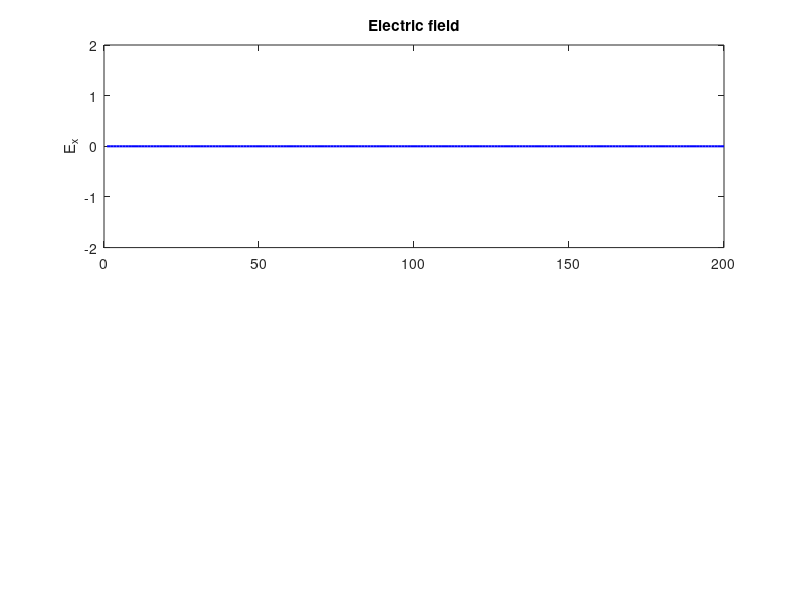

Here is the MATLAB script that generated this plot: (Note: this script raises an error after producing the figure.)
% 5th example from Sullivan's book
clear; clc; close all;

KE = 200; % Number of cells

% Fields
ex = zeros(1, KE); % Electric
hy = zeros(1, KE); % Magnetic

% Wave parameters
freq = 700e6;        % Frequency in Hz
dt   = 0.01/(2*3e8); % Source-phase time increment

% Dielectric lossy slab
kstart  = 100;          % Start of the dielectric medium
epsilon = 4;            % Relative permitivity
cb = 0.5 * ones(1, KE); % Initialize to free space
ca = ones(1, KE);
sigma = 0.04;           % Conductivity
epsz = 8.85419e-12;     % Permitivity of free space
loss_term = dt * sigma/ (2 * epsz * epsilon);
ca(kstart:KE) = (1 - loss_term) / (1 + loss_term);
cb(kstart:KE) = (0.5 / epsilon) / (1 + loss_term);

% Number of time steps
NSTEPS = 500;

% Set up figure with subplots
figure('Color','w');
subplot(2,1,1);
hEx = plot(ex, 'b', 'LineWidth', 1.5);
title('Electric field');
ylabel('E_x');
ylim([-2 2]);
xline(kstart, '--k')
grid on;

subplot(2,1,2);
hHy = plot(hy, 'r', 'LineWidth', 1.5);
title('Magnetic field');
xlabel('Cell index');
ylabel('H_y');
ylim([-2 2]);
xline(kstart, '--k')
grid on;

% Boundary memory variables
ex_low_m1  = 0;
ex_low_m2  = 0;
ex_high_m1 = 0;
ex_high_m2 = 0;

% Time loop
for n = 1:NSTEPS
    % Update Ex
    ex(2:KE) = ca(2:KE) .* ex(2:KE) + cb(2:KE) .* (hy(1:KE-1) - hy(2:KE));

    % Sinusoidal source
    ex(5) = ex(5) + sin(2*pi*freq*dt*n); % Soft

    % Absorbing boundary conditions
    % Left
    ex(1) = ex_low_m2;
    ex_low_m2 = ex_low_m1;
    ex_low_m1 = ex(2);
    % Right
    ex(KE) = ex_high_m2;
    ex_high_m2 = ex_high_m1;
    ex_high_m1 = ex(KE-1);

    % Update Hy
    hy(1:KE-1) = hy(1:KE-1) + 0.5 * (ex(1:KE-1) - ex(2:KE));

    % Update plots
    set(hEx, 'YData', ex);
    set(hHy, 'YData', hy);
    sgtitle(sprintf('1D FDTD, sinusoidal wave, striking lossy dielectric, ABC, \nstep %.0f', n));
    drawnow;
end
